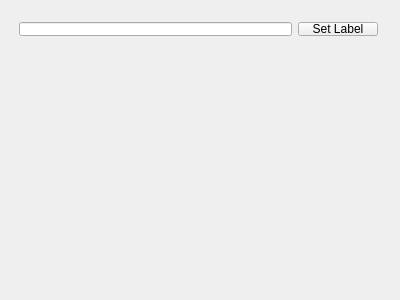
<?xml version="1.0" encoding="UTF-8"?>
<ui version="4.0">
 <class>Widget</class>
 <widget class="QWidget" name="Widget">
  <property name="geometry">
   <rect>
    <x>0</x>
    <y>0</y>
    <width>400</width>
    <height>300</height>
   </rect>
  </property>
  <property name="windowTitle">
   <string>Widget</string>
  </property>
  <widget class="QLabel" name="label">
   <property name="geometry">
    <rect>
     <x>10</x>
     <y>60</y>
     <width>381</width>
     <height>201</height>
    </rect>
   </property>
   <property name="text">
    <string/>
   </property>
   <property name="wordWrap">
    <bool>true</bool>
   </property>
  </widget>
  <widget class="QWidget" name="">
   <property name="geometry">
    <rect>
     <x>8</x>
     <y>11</y>
     <width>381</width>
     <height>36</height>
    </rect>
   </property>
   <layout class="QHBoxLayout" name="horizontalLayout">
    <item>
     <widget class="QLineEdit" name="lineEdit"/>
    </item>
    <item>
     <widget class="QPushButton" name="pushButton">
      <property name="text">
       <string>Set Label</string>
      </property>
     </widget>
    </item>
   </layout>
  </widget>
 </widget>
 <layoutdefault spacing="6" margin="11"/>
 <resources/>
 <connections/>
</ui>
